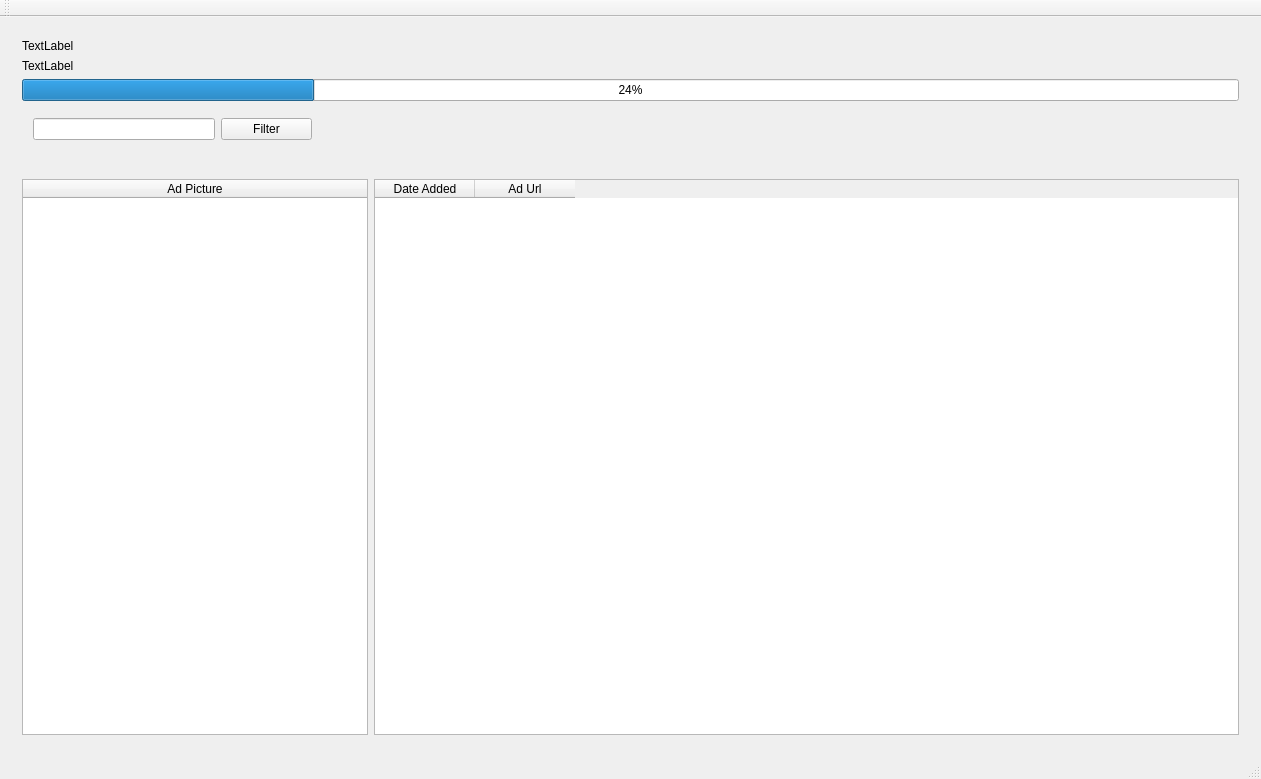
<?xml version="1.0" encoding="UTF-8"?>
<ui version="4.0">
 <class>MainWindow</class>
 <widget class="QMainWindow" name="MainWindow">
  <property name="geometry">
   <rect>
    <x>0</x>
    <y>0</y>
    <width>1261</width>
    <height>779</height>
   </rect>
  </property>
  <property name="windowTitle">
   <string>MainWindow</string>
  </property>
  <widget class="QWidget" name="centralWidget">
   <layout class="QVBoxLayout" name="verticalLayout" stretch="1,5">
    <item>
     <widget class="QWidget" name="widget" native="true">
      <layout class="QVBoxLayout" name="verticalLayout_2" stretch="0,2,2,1">
       <item>
        <widget class="QLabel" name="pageLabel">
         <property name="sizePolicy">
          <sizepolicy hsizetype="Expanding" vsizetype="Preferred">
           <horstretch>0</horstretch>
           <verstretch>0</verstretch>
          </sizepolicy>
         </property>
         <property name="text">
          <string>TextLabel</string>
         </property>
        </widget>
       </item>
       <item>
        <widget class="QLabel" name="adLabel">
         <property name="sizePolicy">
          <sizepolicy hsizetype="MinimumExpanding" vsizetype="Preferred">
           <horstretch>0</horstretch>
           <verstretch>0</verstretch>
          </sizepolicy>
         </property>
         <property name="text">
          <string>TextLabel</string>
         </property>
        </widget>
       </item>
       <item>
        <widget class="QProgressBar" name="adProgeresBar">
         <property name="value">
          <number>24</number>
         </property>
        </widget>
       </item>
       <item>
        <widget class="QWidget" name="widget_3" native="true">
         <layout class="QHBoxLayout" name="horizontalLayout_2" stretch="2,1,10">
          <item>
           <widget class="QLineEdit" name="lineEdit"/>
          </item>
          <item>
           <widget class="QPushButton" name="pushButton">
            <property name="text">
             <string>Filter</string>
            </property>
           </widget>
          </item>
          <item>
           <widget class="QWidget" name="widget_4" native="true"/>
          </item>
         </layout>
        </widget>
       </item>
      </layout>
     </widget>
    </item>
    <item>
     <widget class="QWidget" name="widget_2" native="true">
      <layout class="QHBoxLayout" name="horizontalLayout" stretch="2,5">
       <item>
        <widget class="QTableWidget" name="tableWidget_2">
         <attribute name="horizontalHeaderStretchLastSection">
          <bool>true</bool>
         </attribute>
         <column>
          <property name="text">
           <string>Ad Picture</string>
          </property>
         </column>
        </widget>
       </item>
       <item>
        <widget class="QTableWidget" name="tableWidget">
         <property name="sortingEnabled">
          <bool>true</bool>
         </property>
         <attribute name="horizontalHeaderStretchLastSection">
          <bool>false</bool>
         </attribute>
         <column>
          <property name="text">
           <string>Date Added</string>
          </property>
         </column>
         <column>
          <property name="text">
           <string>Ad Url</string>
          </property>
         </column>
        </widget>
       </item>
      </layout>
     </widget>
    </item>
   </layout>
  </widget>
  <widget class="QMenuBar" name="menuBar">
   <property name="geometry">
    <rect>
     <x>0</x>
     <y>0</y>
     <width>1261</width>
     <height>20</height>
    </rect>
   </property>
  </widget>
  <widget class="QToolBar" name="mainToolBar">
   <attribute name="toolBarArea">
    <enum>TopToolBarArea</enum>
   </attribute>
   <attribute name="toolBarBreak">
    <bool>false</bool>
   </attribute>
  </widget>
  <widget class="QStatusBar" name="statusBar"/>
 </widget>
 <layoutdefault spacing="6" margin="11"/>
 <resources/>
 <connections/>
</ui>
